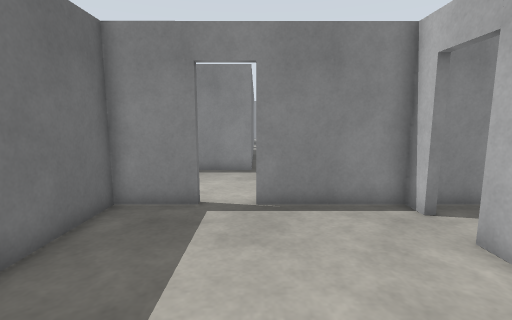
View 1 (above)

24 first-person views from a walk through a world built for the Gazebo simulator. The camera is 1.2 m above the floor, tilts 8° down and sees 85° across. The floor is counted in squares, 0.5 m on a side. Each view is taken from the middle of a square. On the plan, view 1 faces up. The plan holds only what a view shows up to about 18 squares ahead; the rest is blank. The place goes on beyond the plan.

View 2
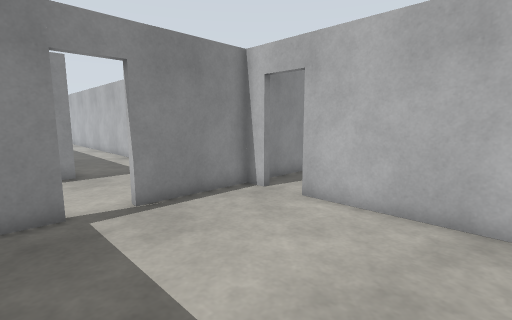

View 3
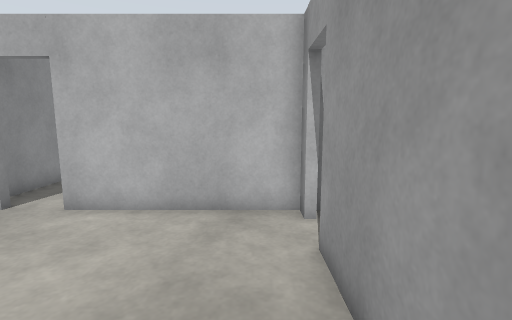

View 4
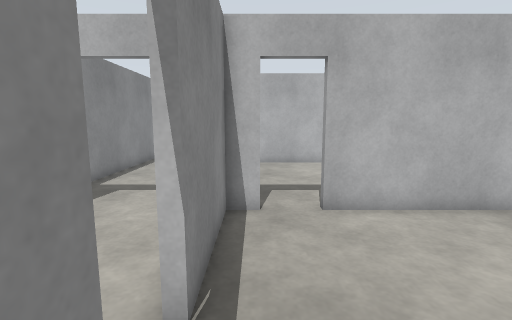

View 5
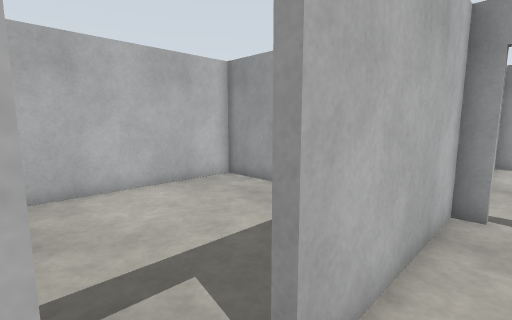

View 6
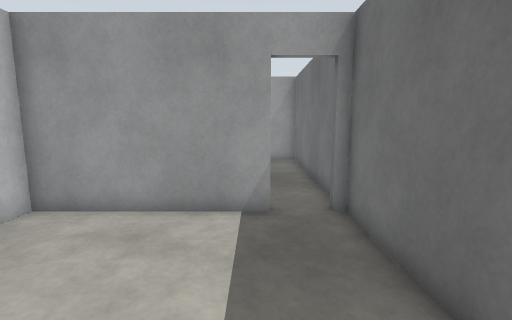

View 7
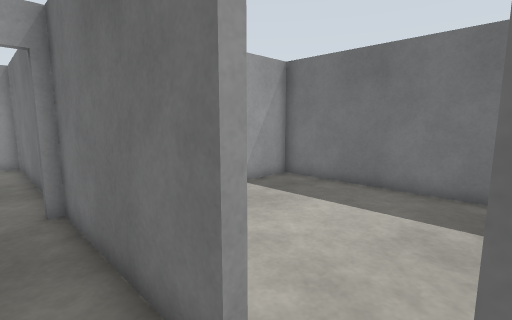

View 8
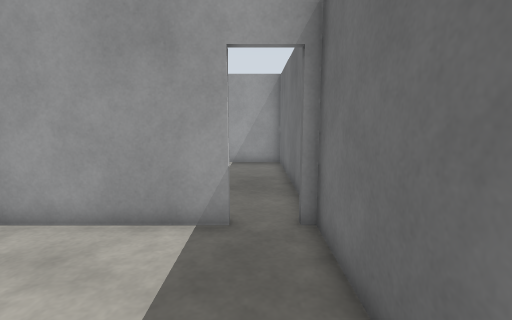

View 9
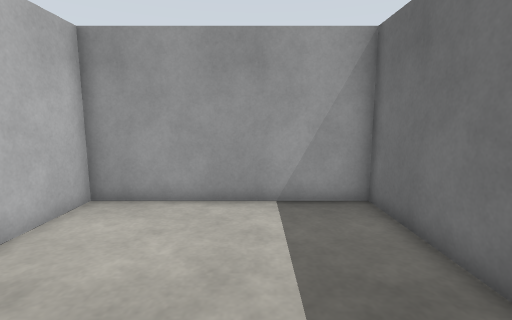

View 10
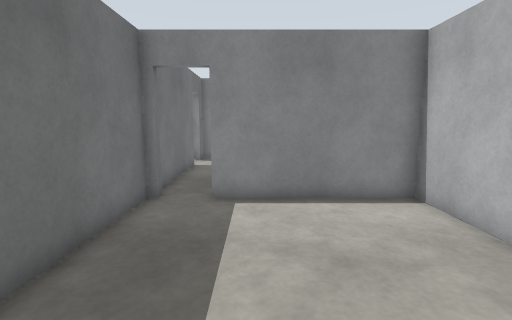

View 11
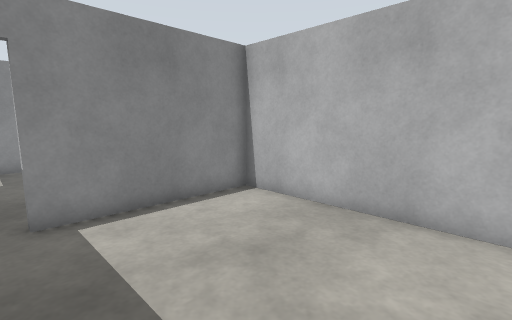

View 12
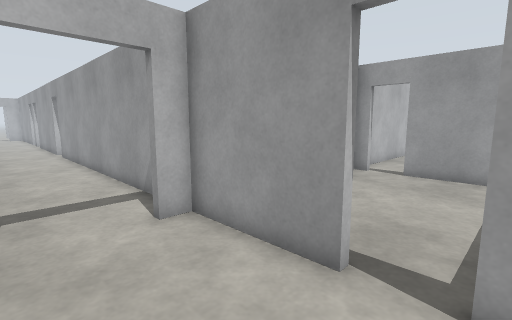

View 13
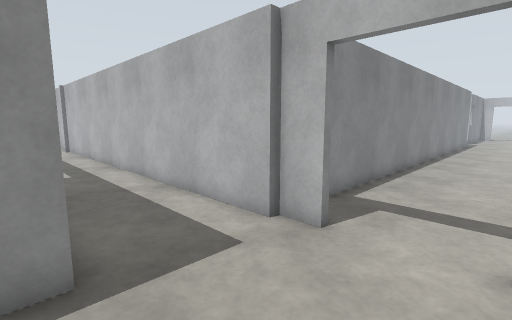

View 14
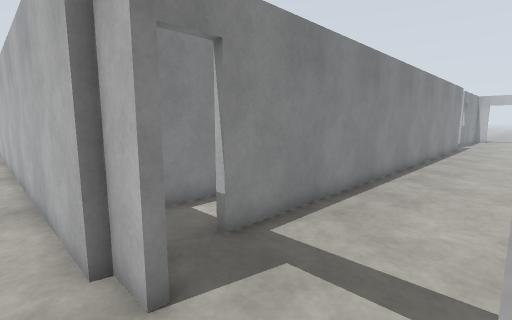

View 15
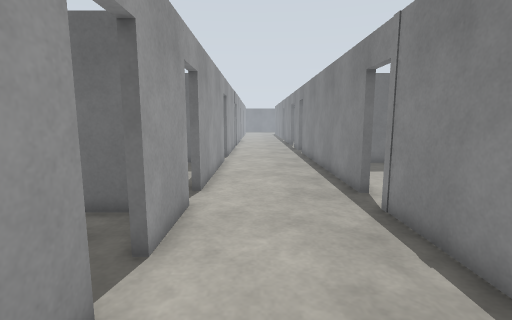

View 16
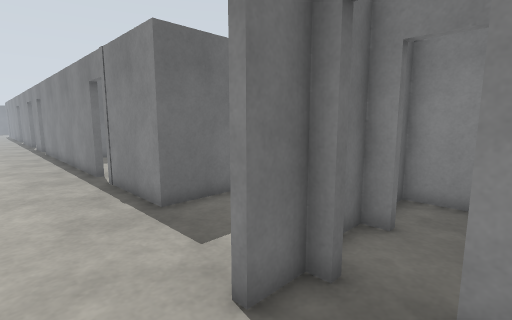

View 17
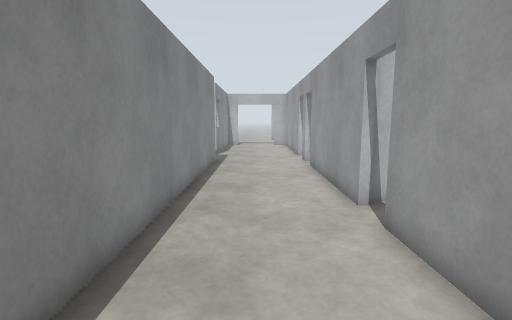

View 18
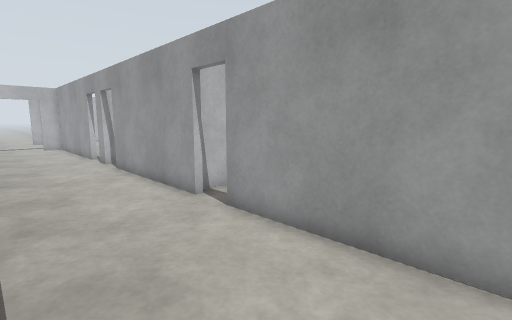

View 19
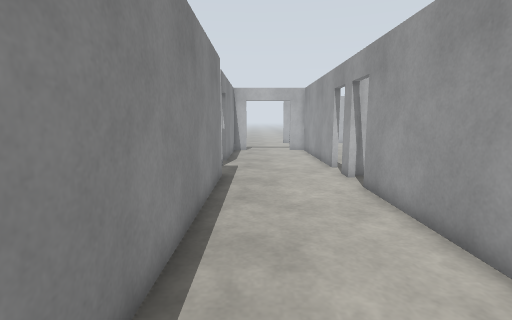

View 20
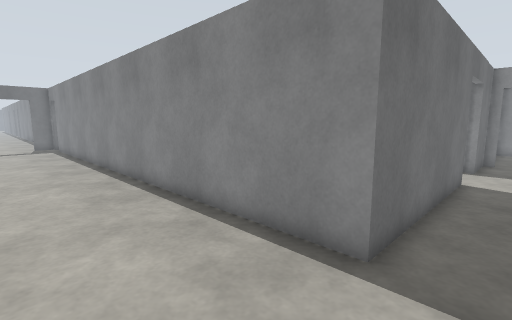

View 21
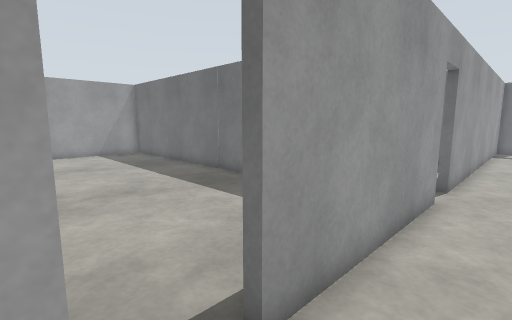

View 22
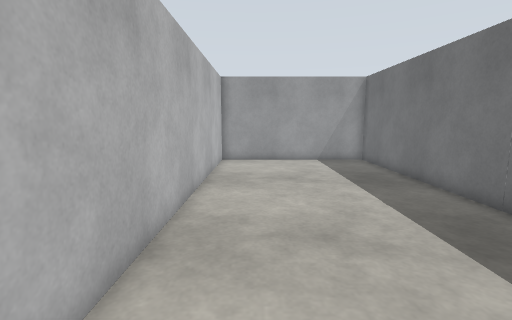

View 23
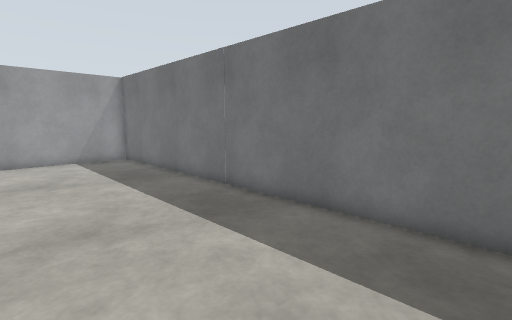

View 24
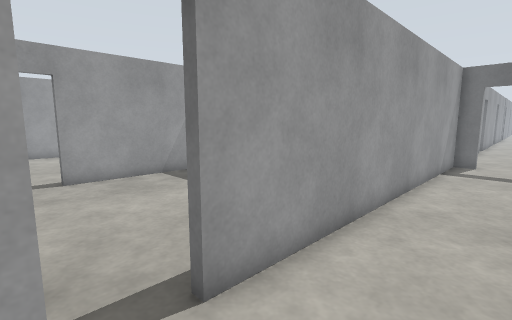

### Floor plan
Points are (right, up) in squares from view 1. A wall is a line through its corners. A room is listed if a view was taken in it or the views show most of it. See-through windows are left out.
Room 1 (views 1, 2, 3, 4, 5)
walls: (-1.5, 7.8) (-4.1, 7.8) (-4.1, -1.2) (2, -1.2); (4.3, 6.9) (4.3, 7.8) (0, 7.8); (4.3, -1.5) (4.3, 5.3)
ways out: open door at (4.3, 6.3) to room 2; open door at (-0.5, 8) to room 4; open door at (2.5, -1)
Room 2 (views 6, 7, 8)
walls: (8.1, 7.8) (4.6, 7.8); (4.6, 5.3) (4.6, -1.2); (6.5, -1.2) (13, -1.2) (13, 6.8); (4.6, 8.1) (4.6, 6.9)
ways out: open door at (4.3, 6.3) to room 1; open door at (5.5, -1) to room 3
Room 3 (views 9, 10, 11)
walls: (4.6, -1.2) (4.6, -11.2) (13, -11.2) (13, -1.5) (6.6, -1.5)
ways out: open door at (5.5, -1) to room 2
Room 4 (views 12, 13, 14, 15)
walls: (-6.1, 13.5) (-11.5, 13.5); (0, 8.1) (4.6, 8.1); (-0.2, 16) (-0.2, 13.5) (-4.5, 13.5); (-4.7, 8.1) (-1.6, 8.1); (4, 13.5) (4, 22.5); (4.3, 12.1) (4.3, 13.5); (4.3, 8) (4.3, 9.1); (-11.6, 8.1) (-6.4, 8.1)
ways out: open door at (-0.5, 8) to room 1; open door at (4.3, 10.5) to room 5; open door at (-5.5, 8); open door at (-5.5, 14)
Room 5 (views 16, 17, 18, 19, 20, 21, 24)
walls: (21.6, 8.1) (29, 8.1); (30.7, 8.1) (31.6, 8.1); (31.2, 21.9) (31.2, 13.5) (6.5, 13.5); (4.6, 13.5) (4.6, 12.1); (4.6, 9.1) (4.6, 8.1) (20.1, 8.1)
ways out: open door at (4.3, 10.5) to room 4; open door at (29.5, 8) to room 6; open door at (5.5, 14); open door at (20.5, 8); open door at (31, 22); open door at (32.5, 8)
Room 6 (views 22, 23)
walls: (22.4, 7) (22.4, -11.2) (31.1, -11.2) (31.1, 4); (31.1, 7.1) (31.1, 7.8)
ways out: open door at (29.5, 8) to room 5

Positions as (right, up) in squares from view 1, and headings:
1: (0, 0), facing up
2: (-3, 0), facing up-right
3: (-3, 0), facing right
4: (-3, 7), facing right
5: (3, 7), facing down-right
6: (7, 6), facing down
7: (6, 7), facing down-left
8: (6, 5), facing down
9: (8, -3), facing down
10: (8, -10), facing up
11: (6, -9), facing up-right
12: (-2, 12), facing down-right
13: (-1, 9), facing up-right
14: (3, 9), facing up-right
15: (3, 10), facing left
16: (7, 10), facing up-left
17: (14, 11), facing right
18: (14, 13), facing down-right
19: (19, 12), facing right
20: (33, 9), facing up-left
21: (31, 10), facing down-left
22: (29, 6), facing down
23: (29, 7), facing down-left
24: (22, 11), facing down-left
